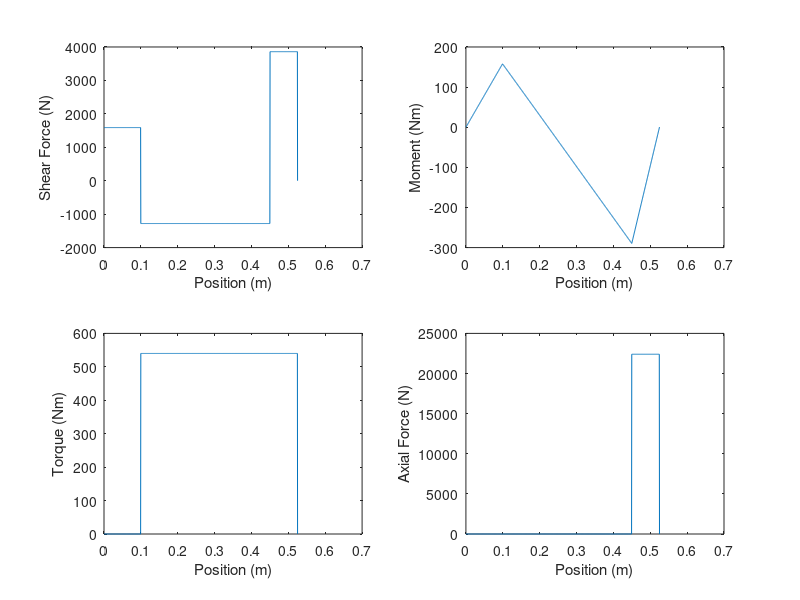

The MATLAB script that drew this image: (Note: this script raises an error after producing the figure.)
% Main script

% Table 11-2 Transverse (col1 = Bore Diameter, col3 = Bearing Width, col4 =
% Fillet Radius).  Note we are supposed to have a fillet radius <= 1mm for
% the gears.
table_112 = [10 30 9 0.6 12.5 27 5.07 2.24 4.94 2.12;
    12 32 10 0.6 14.5 28 6.89 3.10 7.02 3.05;
    15 35 11 0.6 17.5 31 7.80 3.55 8.06 3.65;
    17 40 12 0.6 19.5 34 9.56 4.50 9.95 4.75;
    20 47 14 1.0 25 41 12.7 6.20 13.3 6.55;
    25 52 15 1.0 30 47 14.0 6.95 14.8 7.65;
    30 62 16 1.0 35 55 19.5 10.0 20.3 11.0;
    35 72 17 1.0 41 65 25.5 13.7 27.0 15.0;
    40 80 18 1.0 46 72 30.7 16.6 31.9 18.6;
    45 85 19 1.0 52 77 33.2 18.6 35.8 21.2;
    50 90 20 1.0 56 82 35.1 19.6 37.7 22.8;
    55 100 21 1.5 63 90 43.6 25.0 46.2 28.5;
    60 110 22 1.5 70 99 47.5 28.0 55.9 35.5;
    65 120 23 1.5 74 109 55.9 34.0 63.7 41.5;
    70 125 24 1.5 79 114 61.8 37.5 68.9 45.5;
    75 130 25 1.5 86 119 66.3 40.5 71.5 49.0;
    80 140 26 2.0 93 127 70.2 45.0 80.6 55.0;
    85 150 28 2.0 99 136 83.2 53.0 90.4 63.0;
    90 160 30 2.0 104 146 95.6 62.0 106 73.5;
    95 170 32 2.0 110 156 108 69.5 121 85.0];

% leftPoint = -10e-3;
% rightPoint = 550e-3;
leftPoint = 0;
rightPoint = 525e-3;

N = 1000;

% 1020 Cold Drawn Carbon Steel
% https://www.makeitfrom.com/material-properties/Cold-Drawn-1020-Carbon-Steel/
E = 190e9; % Young's modulus


x = linspace(leftPoint, rightPoint, N);
d1 = 0; d2 = 0; d3 = 0; d4 = 0; d5 = 0;

% Forces along shaft
F = [1.59e3*ones(1,190) -1.28e3*ones(1,667) 3.86e3*ones(1,143)];

% Moment along shaft
for i=1:N
   M(i) = mean(F(1:i))*x(i); 
end

F(end) = 0;

% Torque along shaft
T = [zeros(1,190) 540*ones(1,810)];
T(end) = 0;

% Axial Force along shaft
F_axial = [zeros(1,856) 22.4e3*ones(1,144)];
F_axial(end) = 0;

figure(1)
subplot(2,2,1)
plot(x,F)
xlabel('Position (m)')
ylabel('Shear Force (N)')
subplot(2,2,2)
plot(x,M)
xlabel('Position (m)')
ylabel('Moment (Nm)')
subplot(2,2,3)
plot(x,T)
xlabel('Position (m)')
ylabel('Torque (Nm)')
subplot(2,2,4)
plot(x,F_axial)
xlabel('Position (m)')
ylabel('Axial Force (N)')

% Critical location is at left shoulder for the worm gear (high moment,
% torque and axial loading present, large change in radii).
Ma = M(ceil(475/525*N)); % Nm
Tm = 540; % Nm

for i=1:length(table_112(:,1))
    d = table_112(i,1);
    D = 1.3*d;
    r = table_112(i,4);
    if r>1
        r=1;
    end
    n4 = fatigueAnalysis(r,d,D,Ma,Tm);
    if n4 >= 3
        d5 = d;
        [c, index] = min(abs(table_112(:,1)-D));
        d4 = table_112(index,1);
        break
    end
end

% Next check interface for right bearing and its shoulder.
Ma = M(ceil(450/525*N)); % Nm
Tm = 540; % Nm

[c, index] = min(abs(table_112(:,1)-d4/1.2));
d3 = table_112(index,1);
r = table_112(index,4);
if r>1
    r=1;
end
n3 = fatigueAnalysis(r,d3,d4,Ma,Tm);

% Next check interface for right bearing shoulder and longer part of the 
% shaft.
Ma = M(ceil(450/525*N)); % Nm
Tm = 540; % Nm

[c, index] = min(abs(table_112(:,1)-d3/1.2));
d2 = table_112(index,1);
r = table_112(index,4);
if r>1
    r=1;
end
n2 = fatigueAnalysis(r,d3,d4,Ma,Tm);

% Next check interface for left bearing shoulder.
Ma = M(ceil(100/525*N)); % Nm
Tm = 0; % Nm

[c, index] = min(abs(table_112(:,1)-d2/1.2));
d1 = table_112(index,1);
r = table_112(index,4);
if r>1
    r=1;
end
n1 = fatigueAnalysis(r,d3,d4,Ma,Tm);

% Shaft contour
contour = [d1*ones(1,190) d2*ones(1,619) d3*ones(1,48) d4*ones(1,48) d5*ones(1,95)];

% Check deflection and critical speed
y = findDeflection(x, contour, [0, 0.450], M, E);
figure(3)
plot(x,y);

% TODO: make a 3D plot of the shaft.  Not sure how to do this.

figure(2)
hold on
plot(x,contour/2, 'b')
plot(x,-contour/2, 'b')
plot(x(1)*[1 1], [1 -1]*contour(1)/2, 'b')
plot(x(end)*[1 1], [1 -1]*contour(end)/2, 'b')
hold off
%axis([0 550e-3 30 70])
xlabel('Position (m)')
ylabel('Shaft Outline (mm)')
